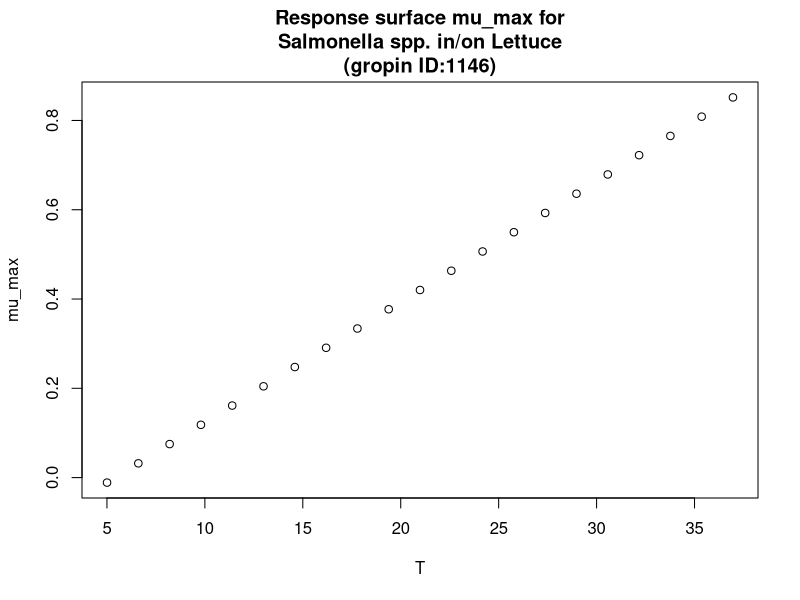

Write the R code that produced this figure.
#############################
# start of Parameter script
#############################
T <- seq(5.005,36.963036963037,length.out=21)
#############################
# end of Parameter script
#############################
############################# 
# start of Model script Gropin ID 1146 
#############################
 
# constant coefficients for this model
 
variables <- data.frame(T)
argumentsPar <- expand.grid(variables)
 
# heart of the model
response_surface <- function(T) {
   mumax <-0.027*(T-5.42)

return(mumax=mumax)
} 

# output parameters
mumax <- cbind(argumentsPar,response_surface(argumentsPar['T']))
colnames(mumax) <- c(colnames(argumentsPar),'mumax')
#############################
# End of Model script
#############################
############################# 
# start of Visualisation script Gropin ID 1146 
#############################
plot(T,mumax$mumax,
                          xlab='T',
                          ylab='mu_max',main='Response surface mu_max for
Salmonella spp. in/on Lettuce
(gropin ID:1146)')
#############################
# End of Visualisation script
#############################
